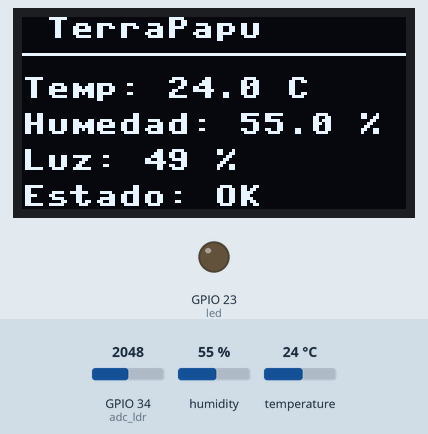
Simulated run of this program. Board: ESP32 board running MicroPython. Parts: 128×64 one-colour display, output pins drawn as LEDs (lit = HIGH). The test bench sets the inputs (shaded band); at power-on: temperature 24 °C, GPIO 34 (adc_ldr) = 2048, humidity 55 % (analog values on the 0–4095 scale). Random numbers come from a fixed seed; the board's own WiFi access point starts at once; library files of the repository ran but are not shown: ssd1306.py; what the program prints to the serial console is not drawn.

Above: at 1.2 s.
1.3 s: temperature set to 38.4 °C
At 4.1 s:
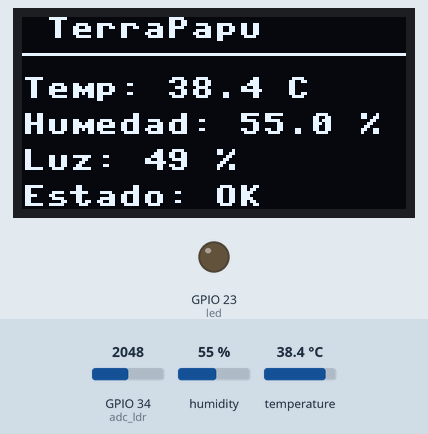
4.5 s: temperature set to 39.8 °C
At 6.3 s:
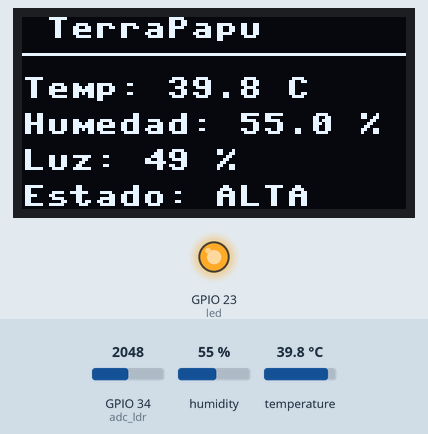
7.5 s: GPIO 34 (adc_ldr) set to 2866
At 9.8 s:
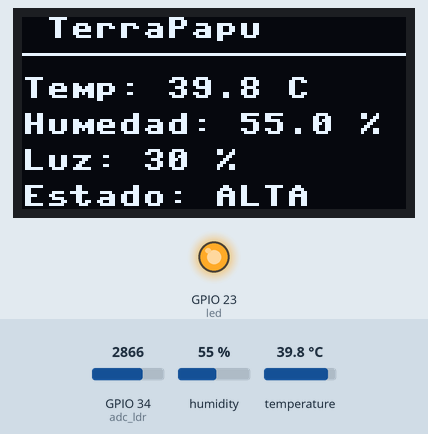
10.5 s: humidity set to 22 %
At 13.2 s:
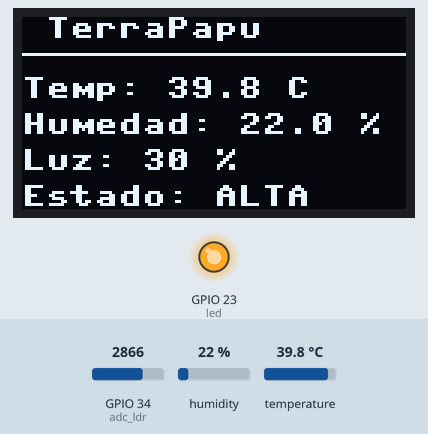
13.5 s: GPIO 34 (adc_ldr) set to 3603
At 15.6 s:
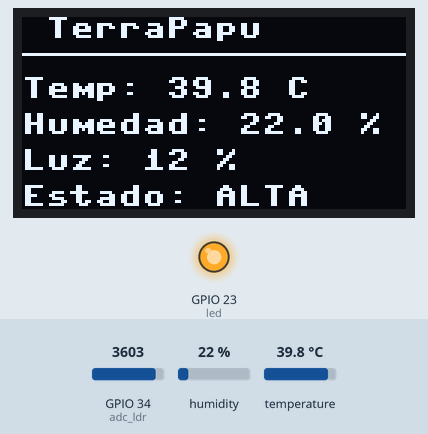
16.5 s: GPIO 34 (adc_ldr) set to 4095
At 19.1 s:
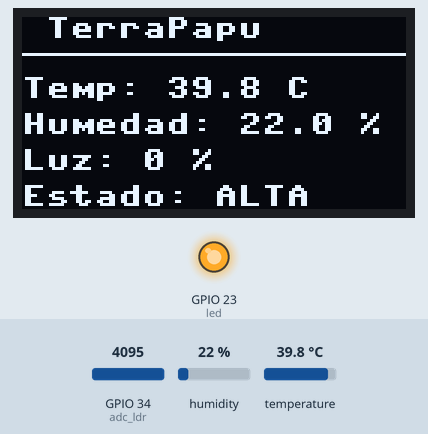
Timing chart, 0 to 20.5 s (numbered marks = the images above; inputs shaded):
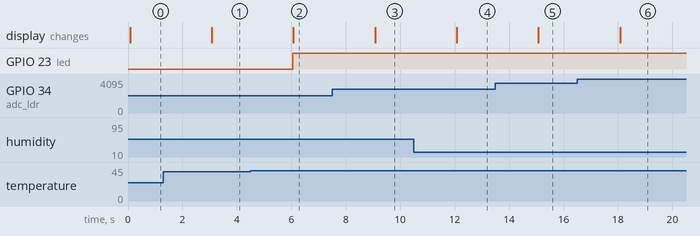

Measured:
- the behaviour switches between 39 and 39.1 °C on temperature (found by bisection; images 1 and 2)
- after the input at 1.3 s, the display: changes after 1.8 s (image 1)
- after the input at 4.5 s, GPIO 23 (led): LOW → HIGH after 1.6 s; the display: changes after 1.6 s (image 2)
- after the input at 7.5 s, the display: changes after 1.6 s (image 3)
- after the input at 10.5 s, the display: changes after 1.6 s (image 4)
- after the input at 13.5 s, the display: changes after 1.6 s (image 5)
- after the input at 16.5 s, the display: changes after 1.6 s (image 6)

The program:

main.py
```python
import asyncio
from binascii import hexlify
from os import urandom
from time import ticks_add, ticks_diff, ticks_ms

from config import Dispositivos
from config_wifi import SSID, iniciar_red
from servidor_http import ServidorLecturas


async def ejecutar():
    red = iniciar_red()
    ip = red.ifconfig()[0]
    servidor = ServidorLecturas(ip)
    await servidor.iniciar()
    print("Red Wi-Fi:", SSID)
    print("Lecturas: http://" + ip + "/datos")

    hardware = Dispositivos()
    arranque = hexlify(urandom(8)).decode()
    numero = 0
    while True:
        siguiente = ticks_add(ticks_ms(), 3000)
        try:
            temp, humedad, luz, led = hardware.leer_sensores()
        except OSError as error:
            print("No se pudo leer el sensor:", error)
        else:
            numero += 1
            servidor.publicar({
                "temperatura": temp,
                "humedad": humedad,
                "luz": luz,
                "led": led,
                "id_lectura": "{}-{}".format(arranque, numero),
            })
            try:
                hardware.actualizar_pantalla(temp, humedad, luz, led)
            except OSError as error:
                print("Error al actualizar OLED:", error)
        await asyncio.sleep_ms(max(1, ticks_diff(siguiente, ticks_ms())))


if __name__ == "__main__":
    asyncio.run(ejecutar())
```

config.py
```python
from machine import Pin, ADC, I2C
import dht
import ssd1306

class Dispositivos:
    def __init__(self):
        # Configuración de Sensores y Pines
        self.sensor = dht.DHT22(Pin(4))
        self.adc_ldr = ADC(Pin(34))
        self.adc_ldr.atten(ADC.ATTN_11DB)
        self.led = Pin(23, Pin.OUT, value=0)

        # Configuración pantalla OLED I2C (GPIO 21 SDA, GPIO 22 SCL)
        self.i2c = I2C(0, scl=Pin(22), sda=Pin(21))
        self.ANCHO = 128
        self.ALTO = 64
        try:
            self.oled = ssd1306.SSD1306_I2C(self.ANCHO, self.ALTO, self.i2c)
        except OSError as error:
            self.oled = None
            print("OLED no disponible:", error)

    def leer_sensores(self):
        # Lectura del DHT22
        self.sensor.measure()
        temp = self.sensor.temperature()
        hum = self.sensor.humidity()

        # Lectura del LDR (Luz)
        valor_raw = self.adc_ldr.read()
        luz_porcentaje = int(((4095 - valor_raw) / 4095) * 100)

        # Control del LED según la temperatura
        if temp > 39:
            estado_temp = "ALTA"
            self.led.on()
        else:
            estado_temp = "OK"
            self.led.off()

        return temp, hum, luz_porcentaje, estado_temp

    def actualizar_pantalla(self, temp, hum, luz_porcentaje, estado_temp):
        if self.oled is None:
            return
        # Actualizar la Pantalla OLED
        self.oled.fill(0)  # Limpia el buffer de pantalla para evitar texto encimado
        self.oled.text("TerraPapu", 8, 0)
        self.oled.hline(0, 12, 128, 1)
        self.oled.text(f"Temp: {temp} C", 0, 20)
        self.oled.text(f"Humedad: {hum} %", 0, 32)
        self.oled.text(f"Luz: {luz_porcentaje} %", 0, 44)
        self.oled.text(f"Estado: {estado_temp}", 0, 56)
        self.oled.show()
```

config_wifi.py
```python
import network


SSID = "TerraPapu"
CLAVE_AP = "TerraPapu-ESP32"


def iniciar_red():
    if hasattr(network.WLAN, "IF_AP"):
        modo_ap, modo_sta = network.WLAN.IF_AP, network.WLAN.IF_STA
    else:
        modo_ap, modo_sta = network.AP_IF, network.STA_IF
    network.WLAN(modo_sta).active(False)
    red = network.WLAN(modo_ap)
    red.active(True)
    try:
        red.config(ssid=SSID, key=CLAVE_AP, security=3)  # WPA2-PSK
    except (TypeError, ValueError):
        red.config(essid=SSID, password=CLAVE_AP, authmode=3)
    # El punto de acceso ya tiene su IP y DHCP predeterminados.
    return red
```

servidor_http.py
```python
import asyncio
import json
from time import ticks_diff, ticks_ms


class ServidorLecturas:
    def __init__(self, ip):
        self.ip = ip
        self.ultima = None
        self.hora_ultima = None

    async def iniciar(self):
        self.servidor = await asyncio.start_server(self.responder, self.ip, 80, backlog=3)

    def publicar(self, lectura):
        self.ultima = json.dumps(lectura).encode()
        self.hora_ultima = ticks_ms()

    async def leer_cabeceras(self, reader):
        datos = b""
        while b"\r\n\r\n" not in datos and len(datos) < 2048:
            bloque = await reader.read(min(256, 2048 - len(datos)))
            if not bloque:
                break
            datos += bloque
        if b"\r\n\r\n" not in datos:
            return ()
        return datos.split(b"\r\n", 1)[0].split()

    async def responder(self, reader, writer):
        try:
            peticion = await asyncio.wait_for_ms(self.leer_cabeceras(reader), 1000)
            if len(peticion) != 3:
                estado, cuerpo = "400 Bad Request", b'{"error":"peticion incompleta"}'
            elif peticion[0] != b"GET":
                estado, cuerpo = "405 Method Not Allowed", b'{"error":"usa GET"}'
            elif peticion[1] != b"/datos":
                estado, cuerpo = "404 Not Found", b'{"error":"ruta no disponible"}'
            elif self.ultima is None or ticks_diff(ticks_ms(), self.hora_ultima) > 10000:
                estado, cuerpo = "503 Service Unavailable", b'{"error":"sin lecturas recientes"}'
            else:
                estado, cuerpo = "200 OK", self.ultima
            cabecera = (
                "HTTP/1.1 {}\r\nContent-Type: application/json\r\n"
                "Content-Length: {}\r\nCache-Control: no-store\r\n"
                "Connection: close\r\n\r\n"
            ).format(estado, len(cuerpo))
            writer.write(cabecera.encode() + cuerpo)
            await asyncio.wait_for_ms(writer.drain(), 1000)
        except (OSError, asyncio.TimeoutError):
            pass
        finally:
            writer.close()
            try:
                await writer.wait_closed()
            except OSError:
                pass
```
